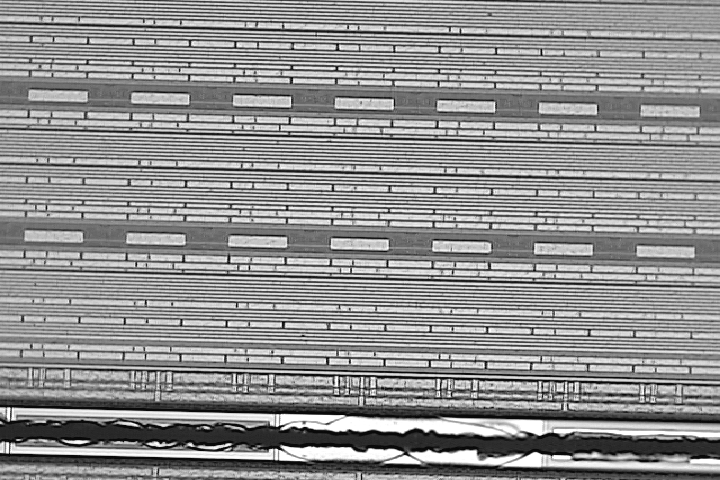
//> input picture 1.bmp, 720 x 480 px
$ ./source   (built with g++ and OpenCV 4)
//> lines starting //> are read from the running program, lines starting //| are printed output that depends on the picture; after the words box and inside, x2 and y2 are one past the last pixel; in counts of white or black regions, pixels touching at a corner belong together
#include <opencv2/opencv.hpp>
#include <opencv2/imgproc/imgproc_c.h>
#include <stdio.h>
#include <time.h>
#include <stdlib.h>
#include <algorithm>
#include <omp.h>

using namespace std;
using namespace cv;

void on_trackbar(int pos);
void prob(Mat& img,double p[256]);
void eq(  Mat& imgray, Mat& imgrayeq);
void otsu_method(Mat& imgray, Mat imgb,int lowbound,int upbound);
void bubblesort(int *arr,int *index, int n);
void drawlabel(cv::Mat &output, std::vector < std::vector<cv::Point2i> > &blobs);
void FindBlobs(const cv::Mat &binary, std::vector <std::vector<cv::Point2i>> &blobs,int intensity);

void FirLowPass(int *arr_in,int *arr_output,int length);
void peak_search(int *x,int* peakindex,int* peak_number,int* peak,int* peak_order);
int mid_peak(int* x,int peaknumber,int* peak,int* peak_order,float left_bound);
int leftpeak_search(float threshold,int* x,int* peakindex );
Mat remove_small(Mat& img,Mat& imgb,int binary,char* str);

Mat img1,img2;

int main()
{
	//load image
	char* filename = "1.bmp";
	Mat img=imread(filename,0);
//> img is the input picture: 480 rows x 720 cols, CV_8UC1; min 9, max 255, mean 143.7
	//image
	Mat imgray,imgblur,imgblur2,imgb,result;
	Mat imgb2;
	//histogram
	Mat histogram,equalization,equalization2;
	int r,g,b,gray;
	//histogram value
	int x[256]={0};
	//histogram value
	int x_dif[257]={0},x_dif2[257]={0};
	int y[256]={0};
	//width*height Total pixel
	int area;
	// Probability of x[i]
	double p[256]={0.0};
	//mean , covariance
	double mean=0.0 ,var = 0.0 ,sigma=0.0;
	//for hisogram coordinate
	char c[10];

	/// Initialization
	///********************************************************************************
	//width*height
	area = img.rows*img.cols;
	// build a 1 channel image for gray scale image
	imgblur = cv::Mat(img.rows, img.cols, CV_8UC1 );
	imgblur2 = cv::Mat(img.rows, img.cols, CV_8UC1 );
	imgb = cv::Mat::zeros(img.rows, img.cols, CV_8UC1 );
	imgb2 = cv::Mat::zeros(img.rows, img.cols, CV_8UC1 );
	///********************************************************************************
	//calculate code processing time
	clock_t start, end;
	float total_time = 0;
    start = clock();
	//bilateralFilter(img, imgblur2, 11,20 ,20);
	//adaptiveBilateralFilter(img,imgblur,Size(7,7),100);
	//GaussianBlur( img, imgblur, Size(3,3),0);
	Mat img_eq = cv::Mat::zeros(img.rows, img.cols, CV_8UC1 );;
	eq(img,img_eq);
//> after the loop in prob, `for(int i = 0;i < img.rows;i++)`: x = 256 values, max 4731 at index 255, min 0 at index 0, mean 1350
//> in eq, `prob(imgray,p);`: p = 256 values, max 0.0137 at index 255, min 0 at index 0, mean 0.00391
//> after the loop in eq, `for(int i=0;i<256;i++)`: p2 = 256 values from 0 to 1; p3 = 256 values from 0 to 255; py has the same summary as p
//> after the loop in eq, `for(int i = 0;i < imgray.rows;i++)`:
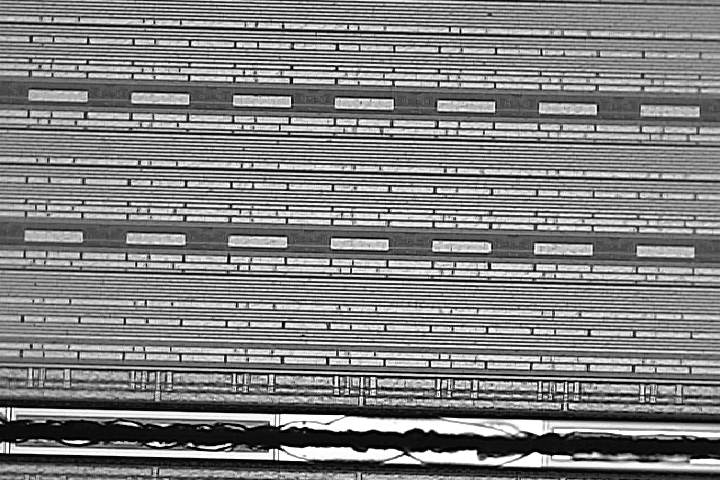
//> imgrayeq: 480 rows x 720 cols, CV_8UC1; min 3, max 255, mean 128.3
	blur(img,imgblur,cv::Size(3,3));
	//imgblur = img;
	//medianBlur ( img,imgblur,3);

	for(int i = 0;i < imgblur.rows;i++)
    {
	    for(int j = 0;j < imgblur.cols;j++)
        {
			// calculate the numbers of pixel for 0~255
			x[imgblur.at<uchar>(i, j)]++;
        }
    }
//> after the loop, x = 256 values, max 3881 at index 135, min 0 at index 0, mean 1350
	//imshow("imgblur",imgblur);
	int low_bound=0;
	for(int i=0;i<256;i++)
	{
		if(x[i]>0)
		{
			low_bound = i;
			break;
		}
	}


	/* mean,std */
	//mean and standard deviation
	Scalar mean_scalar,stddev_scalar;
	float mean_x,stddev_x;
    cv::meanStdDev ( imgblur, mean_scalar, stddev_scalar );
//> mean_scalar = Scalar(143.7); stddev_scalar = Scalar(46.01)
    mean_x = mean_scalar.val[0];
//> mean_x = 143.7
    stddev_x = stddev_scalar.val[0];
//> stddev_x = 46.01
	printf("mean=%f,std=%f\n",mean_x,stddev_x);
//| mean=143.700821,std=46.005333

	int threshold_index = 0;
	int valley=0,valley_index=0;
	int localmin_index=0;
	int x_highpass[257]={0};double x_lowpass[257]={0};
	x[256]=0;
	for(int i=0;i<256;i++)
	{
		x_highpass[i]=x[i+1]-x[i-1];
		x_dif[i] = x[i]-x[i-1];
		x_dif2[i] = x[i]-x[i+1];
	}
//> after the loop, x_highpass = 257 values, max 2198 at index 254, min -837 at index 45, mean 9.4; x_dif = 257 values, max 2011 at index 255, min -437 at index 45, mean 9.4; x_dif2 = 257 values, max 2414 at index 255, min -2011 at index 254, mean 0

///=================================================
///   Find all peaks
///=================================================
	/*FIR Low pass filter*/
	int lp_x[256]={0};
	int FIR_seq = 10;
	FirLowPass(x,lp_x,FIR_seq);
//> lp_x = 256 values, max 4392 at index 140, min 0 at index 0, mean 1606.7

	int peak_number=0;
	int peakindex[256]={0};
	int peak[256]={0};
	int peak_order[256]={0};
	peak_search(lp_x,peakindex,&peak_number,peak,peak_order);
//> after the loop in peak_search, `for(int i=0;i<256;i++)`: x_highpass = 257 values, max 479 at index 254, min -349 at index 177, mean 2.5; x_dif = 257 values, max 432 at index 255, min -178 at index 178, mean 2.49; x_dif2 = 257 values, max 640 at index 255, min -432 at index 254, mean -0.00389
//> after the loop in peak_search, `for(int i=1;i<256;i++)`: n = 11
//> the loop in bubblesort, `for (int i=0;i<n;i++)` made 11 passes
//> peakindex = 256 values, max 1 at index 45, min 0 at index 0, mean 0.043; peak_number = 11; peak = 256 values, max 4392 at index 0, min 0 at index 11, mean 100.7; peak_order = 256 values, max 255 at index 9, min 0 at index 11, mean 5.86
/*	for(int i=0;i<256;i++)
		printf("%d\tlp_x=%d\n",i,lp_x[i]);*/
	for(int i=0;i<peak_number;i++)
		printf("%d\tpeak=%d\n",peak_order[i],peak[i]);
//> this loop made 11 passes
//| 140	peak=4392
//| 149	peak=4387
//| 152	peak=4387
//| 146	peak=4365
//| 207	peak=2088
//> (output is shown up to pass 5 of 11)
///=================================================
///  find peak on the 'Left side'
///=================================================
	int peak_diewall_index = leftpeak_search(mean_x-stddev_x,x,peakindex );
//> after the loop in leftpeak_search, `for(int i=0;i<256;i++)`: x_highpass = 257 values, max 2198 at index 254, min -837 at index 45, mean 9.4; x_dif = 257 values, max 2011 at index 255, min -437 at index 45, mean 9.4; x_dif2 = 257 values, max 2414 at index 255, min -2011 at index 254, mean 0
//> after the loop in leftpeak_search, `for(int i=2;i<=threshold ;i++)`: peak_diewall = 0
//> peak_diewall_index = 0

///=================================================
///   the biggest peaks
///=================================================
	int midpeak = mid_peak(x,peak_number,peak,peak_order,mean_x-stddev_x);
//| Peak1=140,Peak2=149
//> in mid_peak, `int peak_right = peak_order[1];`: peak_right = 149
//> in mid_peak, `int peak_left = peak_order[0];`: peak_left = 140
//> in mid_peak, `int mid_peak_left=peak_right;`: mid_peak_left = 149
//> the loop in mid_peak, `for(int i=0;i<peaknumber;i++)` made 11 passes
//> after the loop in mid_peak, `for(int i=0;i<peaknumber;i++)`: mid_peak_left = 140
//| valley_right=140
//> midpeak = 140
	printf("midpeak=%d",midpeak);
//| midpeak=140
	otsu_method(imgblur,imgb,0,midpeak);
//> in otsu_method, `prob(imgray,py);`: py = 256 values, max 0.0112 at index 135, min 0 at index 0, mean 0.00391
//> the loop in otsu_method, `for(int t=lowbound; t<upbound ; t++)` made 140 passes
//> after the loop in otsu_method, `for(int t=lowbound; t<upbound ; t++)`: pp1 = 256 values, max 0.444 at index 139, min 0 at index 0, mean 0.062; pp2 = 256 values, max 0.444 at index 0, min 0 at index 139, mean 0.181; u2 = 256 values, max 139 at index 138, min 0 at index 139, mean 63.8; max_th = 160.4; thindex = 87
//| 54.3574 120.554
//| otsu threshold=87
	medianBlur(imgb,imgb,5);
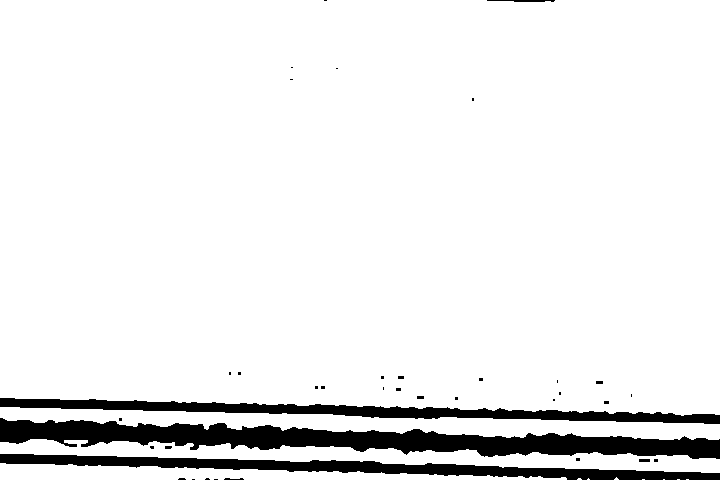
//> imgb: 480 rows x 720 cols, CV_8UC1; 92.1% white; 37 black regions (28 under 20 px), largest, box (x1, y1, x2, y2) and area: (0, 418, 720, 459) 13397, (0, 454, 720, 480) 6951, (0, 398, 720, 424) 6640
	imshow("otsu LEFT",imgb);

///=====================================================
///               find rightest peak's valley
///=====================================================
	int rightest_peak=255;
	for(int i=0;i<peak_number;i++)
	{
		if(peak_order[i]>rightest_peak)
			rightest_peak = peak_order[i];
	}
//> after the loop, rightest_peak = 255
	int rightest_peak_v = 0;
	for(int i=rightest_peak ;i>0;i--)
	{
		if(x[i] < x[i-1])
		{
			rightest_peak_v = i;
			break;
		}
	}
//> this loop made 8 passes
	printf("rightest_peak = %d\nrightest_peak_v=%d\t",rightest_peak,rightest_peak_v);
//| rightest_peak = 255
//| rightest_peak_v=248
	// [15 lines of commented-out code are left out]
    Mat imgb_2,imgb_3;
	Mat imgb_combine;
	//threshold(imgblur, imgb, 50, 255, CV_THRESH_BINARY);
	//threshold(imgblur, imgb2, 250, 255, CV_THRESH_BINARY);
	imgb_combine = (255-imgb)+imgb2;
	cout<<"mean_x="<<mean_x<<endl;
//| mean_x=143.701
	otsu_method(imgblur,imgb,peak_diewall_index,mean_x);
//> the loop in otsu_method (call 2), `for(int t=lowbound; t<upbound ; t++)` made 143 passes
//| 54.935 122.416
//| otsu threshold=88
	medianBlur(imgb,imgb,5);
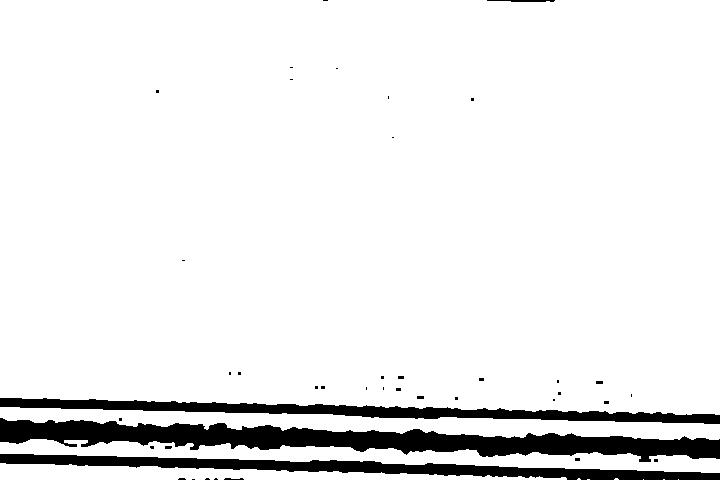
//> imgb: 480 rows x 720 cols, CV_8UC1; 92% white; 41 black regions (33 under 20 px), largest, box (x1, y1, x2, y2) and area: (0, 418, 720, 462) 13489, (0, 454, 720, 480) 7001, (0, 398, 720, 424) 6711
	///imshow("otsu-left2",imgb);

///=====================================================
///                  remove small object noises
///=====================================================
	Mat img_denoise = remove_small(img,imgb,0,"b");
//> after the loop in FindBlobs, `for(int y=0; y < label_image.rows; y++)`:
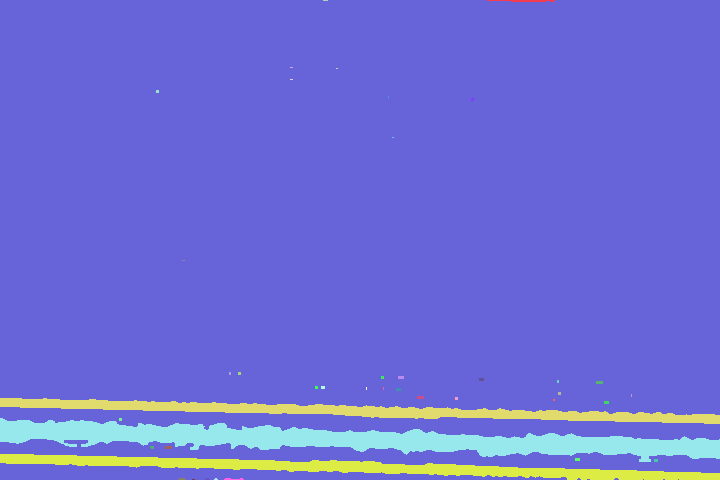
//> label_image: 480 rows x 720 cols, CV_32SC1; 42 distinct labels, from 2 to 255; one colour per label, 0 black
//> after the loop in FindBlobs, `for(int y=0; y < label_image.rows; y++)`: label_count = 43; blobs = 41 contours, 38 with area under 20; largest, box (x1, y1, x2, y2) and area: (0, 418, 720, 462) 1014, (0, 454, 720, 480) 540, (0, 398, 720, 424) 183
//> the loop in drawlabel, `for(size_t i=0; i < blobs.size(); i++)` made 41 passes
//> after the loop in drawlabel, `for(size_t i=0; i < blobs.size(); i++)`:
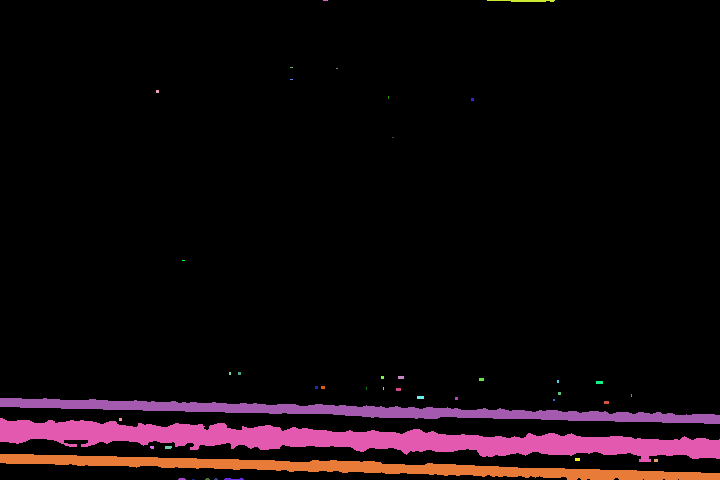
//> output: 480 rows x 720 cols, CV_8UC3; mean B, G, R 11.5, 7.9, 16.9
//> the loop in remove_small, `for(int i=0;i<blobs.size();i++)` made 41 passes
//> after the loop in remove_small, `for(int i=0;i<blobs.size();i++)`: sum_component_size = 27661
//| sum=27661
//> the loop in remove_small, `for(size_t i=0;i<blobs.size();i++)` made 41 passes
//> after the loop in remove_small, `for(size_t i=0;i<blobs.size();i++)`:
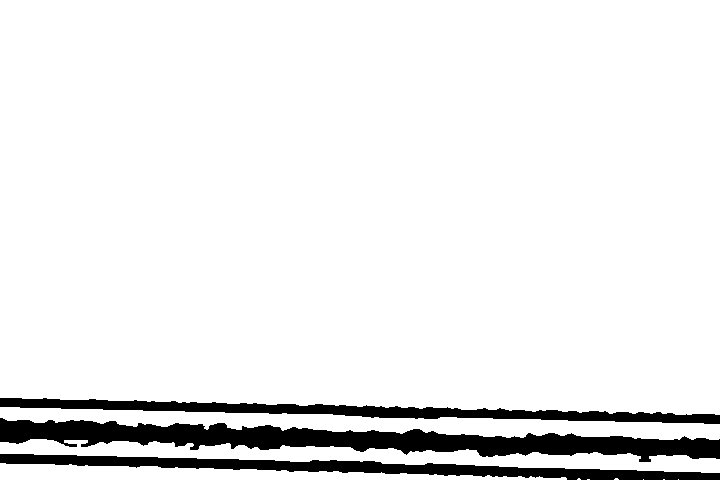
//> remove_small: 480 rows x 720 cols, CV_8UC1; 92.1% white; 3 black regions, box (x1, y1, x2, y2) and area: (0, 418, 720, 462) 13489, (0, 454, 720, 480) 7001, (0, 398, 720, 424) 6711
	Mat connected_label = remove_small(imgblur,img_denoise,255,"rgb");
//> call 2 of FindBlobs, with intensity = 255
//> after the loop in FindBlobs (call 2), `for(int y=0; y < label_image.rows; y++)`:
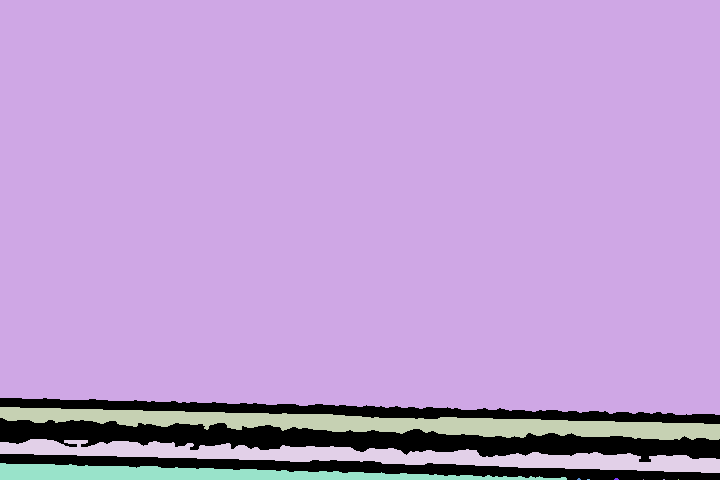
//> label_image: 480 rows x 720 cols, CV_32SC1; 11 distinct labels, from 0 to 11; one colour per label, 0 black
//> after the loop in FindBlobs (call 2), `for(int y=0; y < label_image.rows; y++)`: label_count = 12; blobs = 10 contours, 6 with area under 20; largest, box (x1, y1, x2, y2) and area: (0, 0, 720, 415) 2916, (0, 463, 567, 480) 2042, (0, 407, 720, 440) 157, (0, 439, 720, 473) 118
//> (the rest of the program and of its run is left out)
